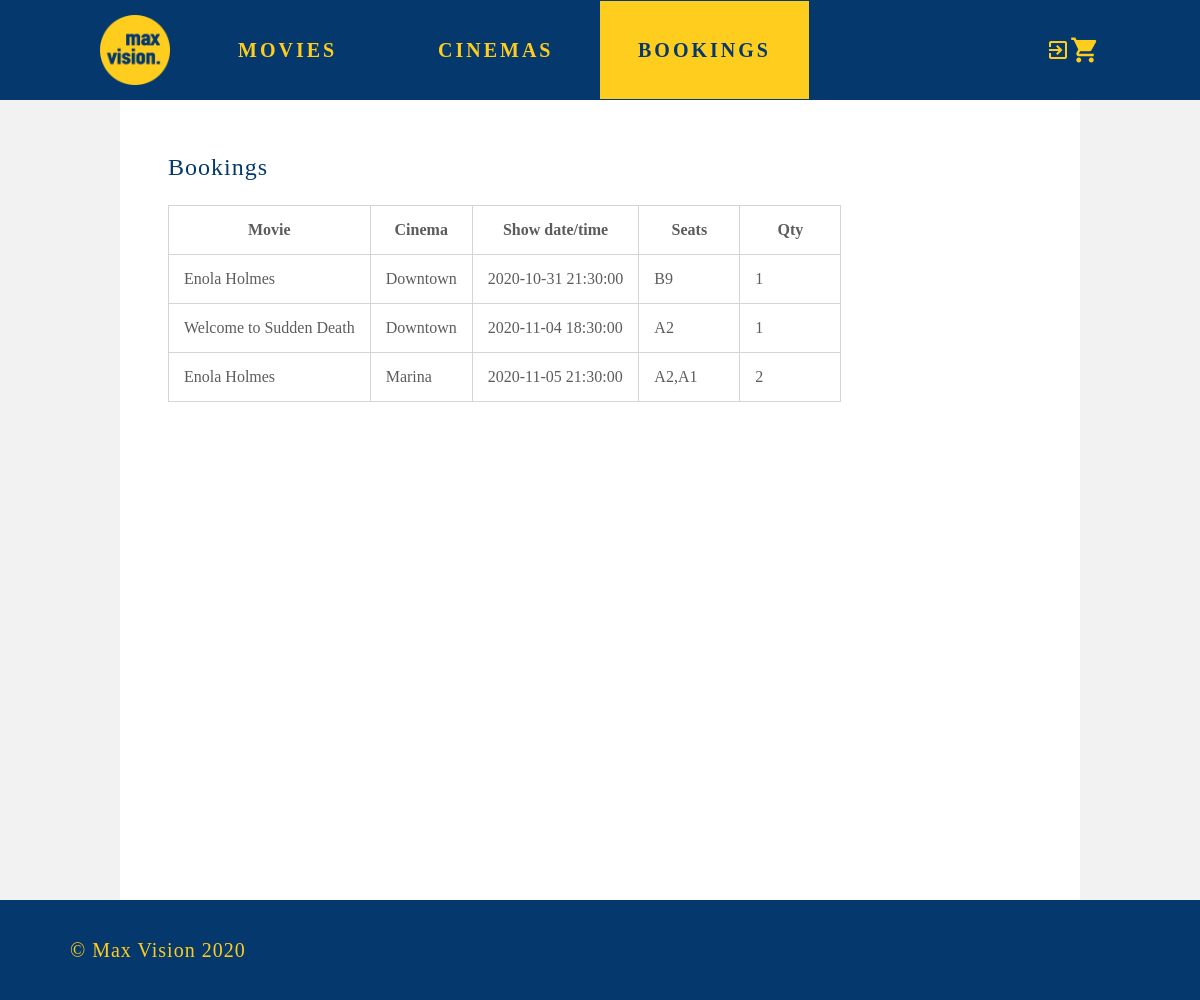
The page /bookings/bookings.php (signed in) on the database its author committed.
### tables this page shows
CREATE TABLE IF NOT EXISTS `movsessions` (
  `id` int(8) NOT NULL AUTO_INCREMENT,
  `movie_id` int(8) NOT NULL,
  `cinema_id` int(8) NOT NULL,
  `hall` int(2) NOT NULL,
  `weekend` tinyint(1) NOT NULL,
  `timing` datetime NOT NULL,
  `price` float(4,2) NOT NULL,
  `taken_seats` varchar(1000) NOT NULL,
  PRIMARY KEY (`id`),
  KEY `movie_id` (`movie_id`),
  KEY `cinema_id` (`cinema_id`)
);

CREATE TABLE IF NOT EXISTS `movies` (
  `id` int(3) NOT NULL AUTO_INCREMENT,
  `movie_name` varchar(255) NOT NULL,
  `genre` varchar(255) NOT NULL,
  `genre1` varchar(255) DEFAULT NULL,
  `genre2` varchar(255) DEFAULT NULL,
  `genre3` varchar(255) DEFAULT NULL,
  `genre4` varchar(255) DEFAULT NULL,
  `genre5` varchar(255) DEFAULT NULL,
  `description` varchar(1000) NOT NULL,
  `picture_url` varchar(1000) NOT NULL,
  PRIMARY KEY (`id`)
);

CREATE TABLE IF NOT EXISTS `cinemas` (
  `id` int(8) NOT NULL AUTO_INCREMENT,
  `cinema_name` varchar(255) NOT NULL,
  `address` varchar(255) NOT NULL,
  `telephone` varchar(255) NOT NULL,
  `description` varchar(1000) NOT NULL,
  `picture` varchar(255) NOT NULL,
  PRIMARY KEY (`id`)
);

CREATE TABLE IF NOT EXISTS `orders` (
  `id` int(8) NOT NULL AUTO_INCREMENT,
  `user_id` int(8) NOT NULL,
  `movsession_id` int(8) NOT NULL,
  `timestamp` timestamp NOT NULL DEFAULT CURRENT_TIMESTAMP ON UPDATE CURRENT_TIMESTAMP,
  `quantity` int(8) NOT NULL,
  `selected_seats` varchar(1000) NOT NULL,
  PRIMARY KEY (`id`),
  KEY `user_id` (`user_id`),
  KEY `movsession_id` (`movsession_id`)
);

### bookings/bookings.php (the view, shortened to what this page needs)
<!DOCTYPE html>
<html>
   <head>
       <link rel="stylesheet" href="../css/main.css">
       <link rel="stylesheet" href="bookings.css">
   </head>
   <body>
       <div id="main-header">
           <div class="row">
               <div class="col-2"><a href="../index.php" ><img class="cinema-name" src="../assets/common/logo2.png"></a></div>
               <div class="col-2"><a class="tab" href="../index.php">MOVIES</a></div>
               <div class="col-2"><a class="tab" href="../cinemas/cinemas.php">CINEMAS</a></div>
               <div class="col-2"><a class="tab active" href="bookings.php">BOOKINGS</a></div>
               <?php
                    if(isset( $_SESSION['SESS_MEMBER_ID']) && !empty($_SESSION['SESS_MEMBER_ID']))
                    {
                        echo'<div class="col-3 login-container"><a href="../login/logout.php"><span class="username">'.$_SESSION["fname"].'</span><span class="logout">exit_to_app</span></a></div>
                            '
                        ;
                    }
                    else
                    {
                        header("location:../login/login.php");
                    }
                ?>
                <div class="col-1 cart-container"><a class="cart" href="./booking_cart/booking_cart.php">shopping_cart</a></div>
           </div>
       </div>
       <div id="main-body">
            <div id="content-box">
                <div class="col-12">
                    <p class="page-title">Bookings</p>
                    <?php
                        include '../config.php';
                        $id = $_SESSION["SESS_MEMBER_ID"];
                        $query = "SELECT `orders`.`id`, `orders`.`quantity`, `orders`.`selected_seats`, `movsessions`.`timing`, `cinemas`.`cinema_name`, `movies`.`movie_name`\n"
								  . "FROM `movsessions`, `orders`, `cinemas`, `movies`\n"
								  . "WHERE ((`orders`.`user_id` =$id) AND (`movies`.`id` =`movsessions`.`movie_id`) AND (`cinemas`.`id` =`movsessions`.`cinema_id`) AND (`movsessions`.`id` =`orders`.`movsession_id`))\n"
								  . "ORDER BY `orders`.`id` ASC";
                        $bookings = $db->query($query);
                        $no_records = $bookings->num_rows;
                        if (!$bookings) {
                            echo '<p class="grey-4"><em>No bookings found!</em></p>';
                        }
                        else {
                            echo '<table>';
                            echo '<tr><th>Movie</th><th>Cinema</th><th>Show date/time</th><th>Seats</th><th>Qty</th></tr>';
                            for ($i=0; $i<$no_records; $i++) {
                                $rows = $bookings->fetch_assoc();
                                echo '<tr><td>'.$rows['movie_name'].'</td><td>'.$rows['cinema_name'].'</td><td>'.$rows['timing'].'</td><td>'.$rows['selected_seats'].'</td><td>'.$rows['quantity'].'</td></tr>';
                            }
							echo '</table>';
                        }
                    ?>
                </div>
            </div>
       </div>
       <div id="main-footer">
           <p>&#169; Max Vision 2020</p>
       </div>
   </body>
</html>

### css/main.css (style rules this page uses)
#main-header { height: 100px; background-color: #05396D; width: 100%; position: fixed; z-index: 1; }
body { background: #F2F2F2; margin: 0px; font-family: 'lato.regular', Geneva; min-width: 1200px; }
#main-header a:link, #main-header a:visited, #main-header a:active { text-decoration: none; color: #FFCD1D; }
#main-header .active { background-color: #FFCD1D; color: #05396D !important; }
.logout { font-family: 'MaterialIcons-Regular'; color: #FFCD1D; vertical-align: middle; padding-right: 30px; line-height: 100px; font-weight: 400; font-size: 24px; }
.login-container { text-align: right; }
.tab { color: #FFCD1D; letter-spacing: 3px; vertical-align: middle; line-height: 100px; margin-right: 70px; font-weight: 700; font-size: 20px; padding: 38px; }
.cinema-name { width: 70px; height: 70px; margin: 15px 100px; float: left; }
.cart-container { text-align: center; }
.cart { font-family: 'MaterialIcons-Regular'; color: #FFCD1D; font-size: 30px; float: right; line-height: 100px; margin-right: 100px; }
#main-body { width: 80%; background-color: white; margin-left: auto; margin-right: auto; min-height: 100vh; padding-top: 100px; height: auto; z-index: -1; }
.page-title { font-size: 24px; letter-spacing: 1px; color: #05396D; }
#content-box { width: 90%; margin: auto; padding-top: 30px; height: 100%; }
#main-footer { background-color: #05396D; height: 100px; color: #FFCD1D; vertical-align: middle; line-height: 100px; letter-spacing: 1px; font-size: 20px; padding-left: 70px; }
#main-footer p { margin-top: 0px !important; }
.row { display:flex; flex-wrap:wrap; }
.col-1 { flex:0 0 8.333333%; max-width:8.333333% }
.col-2 { flex:0 0 16.666667%; max-width:16.666667% }
.col-3 { flex:0 0 25%; max-width:25%; margin: 0px; }
.col-12 { flex:0 0 100%; max-width:100% }

### bookings/bookings.css (style rules this page uses)
table, td, th { border: 1px solid #D6D5D5; border-collapse: collapse; color: #5C5C5C; }
td, th { padding: 15px; min-width: 70px; }

### rows shown on the page
movsessions: movie.movie_name "Enola Holmes", cinema.cinema_name "Downtown", timing "2020-10-31 21:30:00", orders.selected_seats "B9", orders.quantity "1"
movsessions: movie.movie_name "Welcome to Sudden Death", cinema.cinema_name "Downtown", timing "2020-11-04 18:30:00", orders.selected_seats "A2", orders.quantity "1"
movsessions: movie.movie_name "Enola Holmes", cinema.cinema_name "Marina", timing "2020-11-05 21:30:00", orders.selected_seats "A2,A1", orders.quantity "2"
